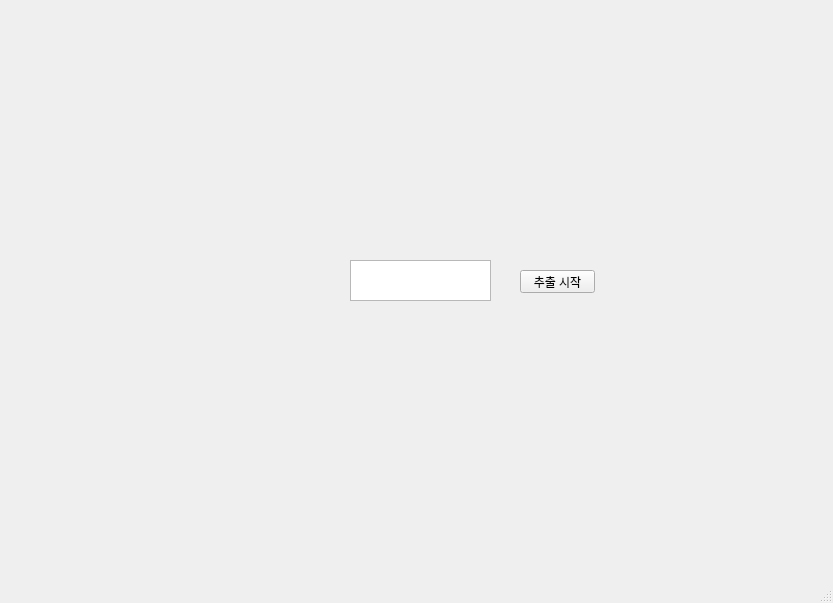
<?xml version="1.0" encoding="UTF-8"?>
<ui version="4.0">
 <class>MainWindow</class>
 <widget class="QMainWindow" name="MainWindow">
  <property name="geometry">
   <rect>
    <x>0</x>
    <y>0</y>
    <width>833</width>
    <height>603</height>
   </rect>
  </property>
  <property name="windowTitle">
   <string>MainWindow</string>
  </property>
  <widget class="QWidget" name="centralwidget">
   <widget class="QTextEdit" name="keyword_input">
    <property name="geometry">
     <rect>
      <x>350</x>
      <y>260</y>
      <width>141</width>
      <height>41</height>
     </rect>
    </property>
   </widget>
   <widget class="QPushButton" name="SecondWindow">
    <property name="geometry">
     <rect>
      <x>520</x>
      <y>270</y>
      <width>75</width>
      <height>23</height>
     </rect>
    </property>
    <property name="text">
     <string>추출 시작</string>
    </property>
   </widget>
  </widget>
  <widget class="QMenuBar" name="menubar">
   <property name="geometry">
    <rect>
     <x>0</x>
     <y>0</y>
     <width>833</width>
     <height>21</height>
    </rect>
   </property>
  </widget>
  <widget class="QStatusBar" name="statusbar"/>
 </widget>
 <resources/>
 <connections/>
</ui>
